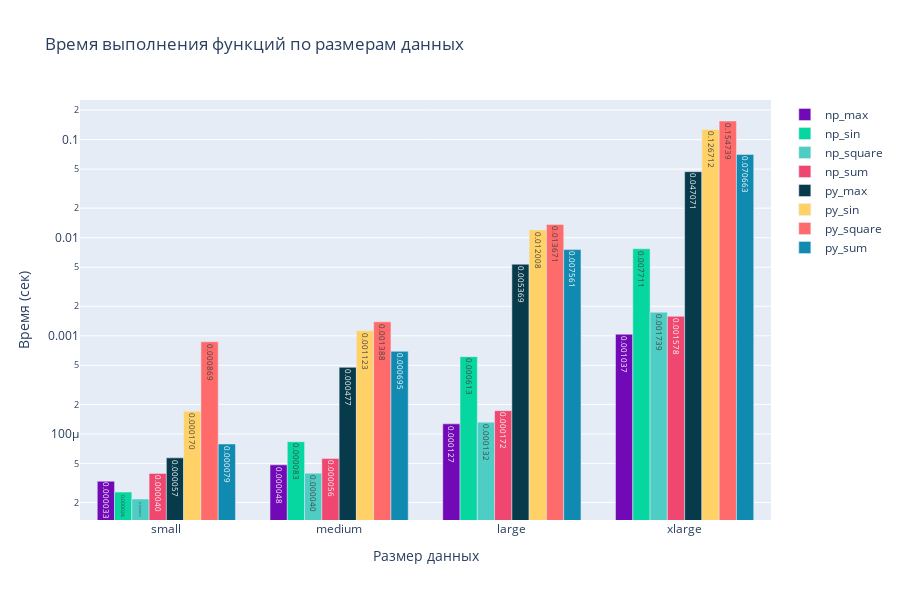

The code cell stored with this chart in its notebook:
### Code cell
# Упорядочиваем размеры
size_order = ['small', 'medium', 'large', 'xlarge']
df['size'] = pd.Categorical(df['size'], categories=size_order, ordered=True)
df = df.sort_values(['function', 'size'])

# Создаем график для времени выполнения
fig_time = go.Figure()

# Цвета для функций
colors = {
    'py_square': '#FF6B6B',
    'np_square': '#4ECDC4',
    'py_sin': '#FFD166',
    'np_sin': '#06D6A0',
    'py_sum': '#118AB2',
    'np_sum': '#EF476F',
    'py_max': '#073B4C',
    'np_max': '#7209B7'
}

# Добавляем trace для каждой функции
for func in df['function'].unique():
    func_data = df[df['function'] == func]
    fig_time.add_trace(go.Bar(
        name=func,
        x=func_data['size'],
        y=func_data['time'],
        marker_color=colors.get(func, 'gray'),
        text=[f'{t:.6f}' for t in func_data['time']],
        textposition='auto',
    ))

fig_time.update_layout(
    title='Время выполнения функций по размерам данных',
    xaxis_title='Размер данных',
    yaxis_title='Время (сек)',
    barmode='group',
    yaxis_type='log',  # Логарифмическая шкала для наглядности
    height=600,
    showlegend=True
)

fig_time.show()

### Figure 1 — Plotly figure (JSON) as saved in the notebook; plotly's stock layout.template omitted (floating-point values rounded to 4 significant figures)
{"data": [{"marker": {"color": "#7209B7"}, "name": "np_max", "text": ["0.000033", "0.000048", "0.000127", "0.001037"], "textposition": "auto", "type": "bar", "x": ["small", "medium", "large", "xlarge"], "y": [3.29e-05, 4.84e-05, 0.0001266, 0.001037]}, {"marker": {"color": "#06D6A0"}, "name": "np_sin", "text": ["0.000026", "0.000083", "0.000613", "0.007711"], "textposition": "auto", "type": "bar", "x": ["small", "medium", "large", "xlarge"], "y": [2.551e-05, 8.321e-05, 0.0006127, 0.007711]}, {"marker": {"color": "#4ECDC4"}, "name": "np_square", "text": ["0.000022", "0.000040", "0.000132", "0.001739"], "textposition": "auto", "type": "bar", "x": ["small", "medium", "large", "xlarge"], "y": [2.17e-05, 3.982e-05, 0.0001316, 0.001739]}, {"marker": {"color": "#EF476F"}, "name": "np_sum", "text": ["0.000040", "0.000056", "0.000172", "0.001578"], "textposition": "auto", "type": "bar", "x": ["small", "medium", "large", "xlarge"], "y": [3.958e-05, 5.603e-05, 0.0001724, 0.001578]}, {"marker": {"color": "#073B4C"}, "name": "py_max", "text": ["0.000057", "0.000477", "0.005369", "0.047071"], "textposition": "auto", "type": "bar", "x": ["small", "medium", "large", "xlarge"], "y": [5.698e-05, 0.0004771, 0.005369, 0.04707]}, {"marker": {"color": "#FFD166"}, "name": "py_sin", "text": ["0.000170", "0.001123", "0.012008", "0.126712"], "textposition": "auto", "type": "bar", "x": ["small", "medium", "large", "xlarge"], "y": [0.0001705, 0.001123, 0.01201, 0.1267]}, {"marker": {"color": "#FF6B6B"}, "name": "py_square", "text": ["0.000869", "0.001388", "0.013671", "0.154739"], "textposition": "auto", "type": "bar", "x": ["small", "medium", "large", "xlarge"], "y": [0.0008693, 0.001388, 0.01367, 0.1547]}, {"marker": {"color": "#118AB2"}, "name": "py_sum", "text": ["0.000079", "0.000695", "0.007561", "0.070663"], "textposition": "auto", "type": "bar", "x": ["small", "medium", "large", "xlarge"], "y": [7.892e-05, 0.000695, 0.007561, 0.07066]}], "layout": {"barmode": "group", "height": 600, "showlegend": true, "title": {"text": "Время выполнения функций по размерам данных"}, "xaxis": {"title": {"text": "Размер данных"}}, "yaxis": {"title": {"text": "Время (сек)"}, "type": "log"}}}
